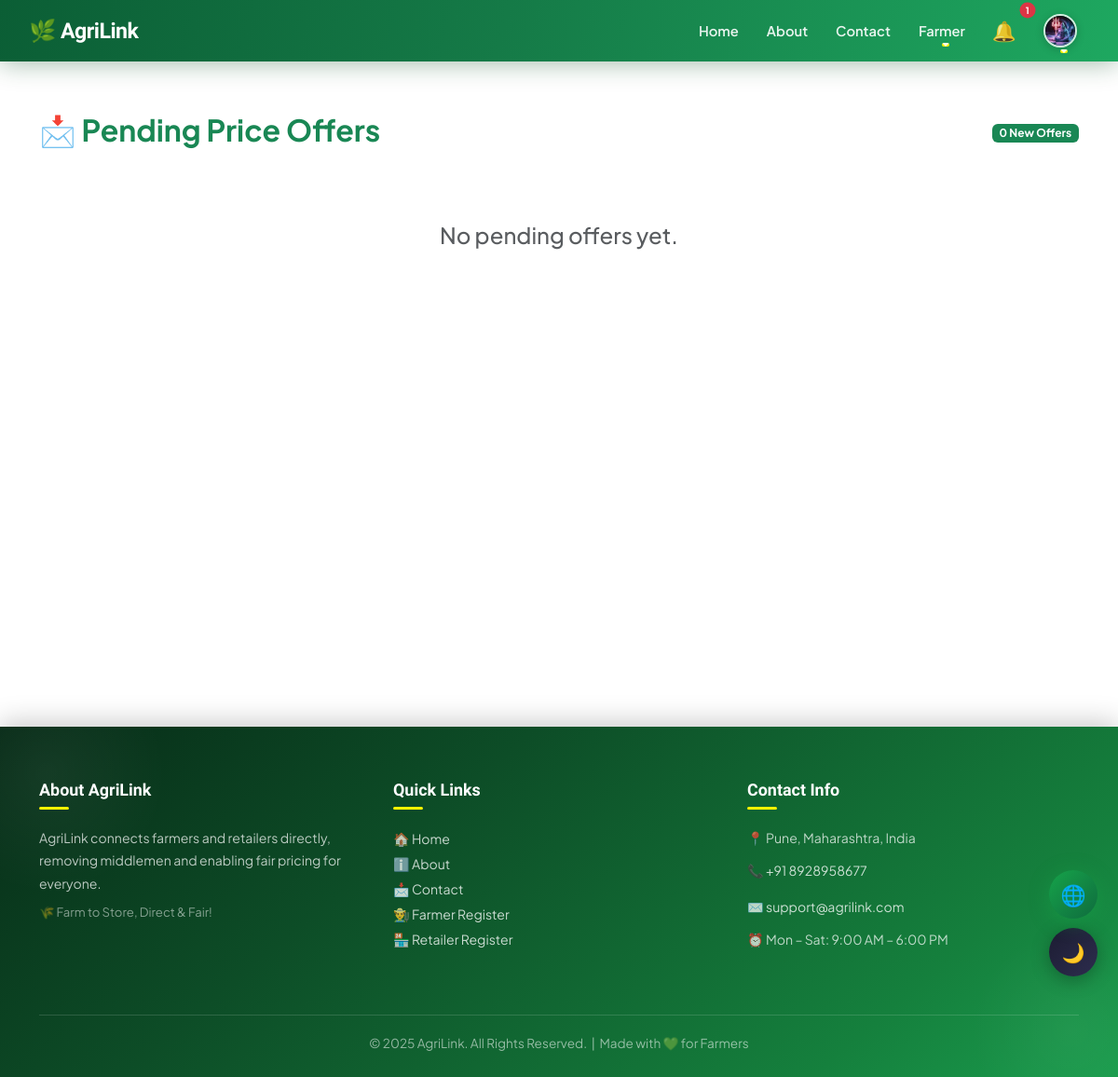
The page /manage_bids/ (signed in) on the database as committed earlier.
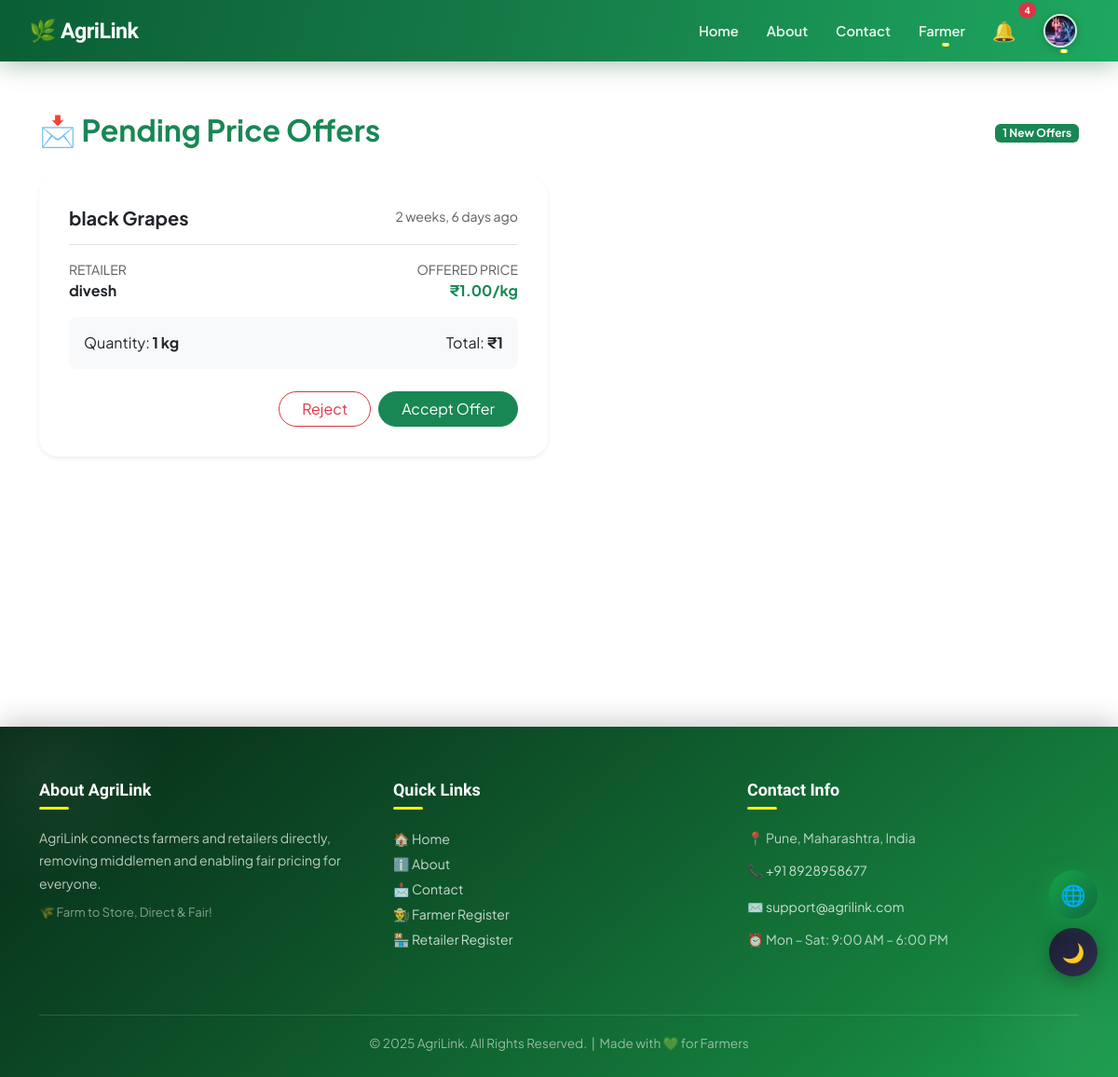
The same page on the database as committed later.
### projectapp/models.py (models this page shows, shortened)
class Bid(models.Model):
    STATUS_CHOICES = [
        ('Pending', 'Pending'),
        ('Accepted', 'Accepted'),
        ('Rejected', 'Rejected'),
    ]
    product = models.ForeignKey(Product, on_delete=models.CASCADE)
    retailer = models.ForeignKey(Retailer, on_delete=models.CASCADE) # Aapke model ke hisaab se use karein
    farmer = models.ForeignKey(Farmer, on_delete=models.CASCADE)
    proposed_price = models.DecimalField(max_digits=10, decimal_places=2)
    quantity = models.IntegerField()
    status = models.CharField(max_length=20, choices=STATUS_CHOICES, default='Pending')
    created_at = models.DateTimeField(auto_now_add=True)

class Product(models.Model):
    product = models.CharField(max_length=100)
    description = models.TextField()
    created_at = models.DateTimeField(default=timezone.now)
    price = models.FloatField()
    latitude = models.FloatField(null=True, blank=True)
    longitude = models.FloatField(null=True, blank=True)
    quantity = models.IntegerField()
    location = models.CharField(max_length=50)
    image = models.ImageField(upload_to='product_images/', blank=True, null=True)
    farmer = models.ForeignKey('Farmer', on_delete=models.CASCADE, related_name='products')

class Retailer(models.Model):
    name = models.CharField(max_length=100)
    email = models.EmailField(unique=True)
    password = models.CharField(max_length=128)
    contact = models.CharField(max_length=15)
    address = models.TextField()
    city = models.CharField(max_length=50, blank=True, null=True)
    pincode = models.CharField(max_length=6, blank=True, null=True)
    gender = models.CharField(max_length=10)
    shop_number = models.CharField(max_length=50)
    gst_number = models.CharField(max_length=15)
    first_login = models.BooleanField(default=True)
    profile_image = models.ImageField(upload_to='profiles/', default='profiles/default.jpg')
    email_verified = models.BooleanField(default=False)
    email_otp = models.CharField(max_length=6, blank=True, null=True)
    latitude = models.FloatField(null=True, blank=True)   # 🆕
    longitude = models.FloatField(null=True, blank=True)  # 🆕

### projectapp/views.py (the view)
# urls.py: path('manage_bids/', views.manage_bids, name='manage_bids'),
def manage_bids(request):
    farmer_id = request.session.get("id")
    user_type = request.session.get("user_type")
    if not farmer_id or user_type != "farmer":
        messages.error(request, "Only farmers allowed")
        return redirect("farmer_login")
    farmer = get_object_or_404(Farmer, id=farmer_id)
    bids = Bid.objects.filter(
        farmer=farmer,
        status="Pending"
    ).order_by("-created_at")
    return render(request, "farmer_bids.html", {"bids": bids})

### projectapp/context_processors.py (called while the page is built)
def navbar_notifications(request):
    user_type = request.session.get('user_type')
    name = request.session.get('name')
    notes = []
    if user_type == "farmer" and name:
        notes = Notification.objects.filter(receiver_farmer__name=name, is_read=False).order_by('-timestamp')
    elif user_type == "retailer" and name:
        notes = Notification.objects.filter(receiver_retailer__name=name, is_read=False).order_by('-timestamp')
    elif user_type == "driver" and name:
        notes = Notification.objects.filter(receiver_driver__name=name, is_read=False).order_by('-timestamp')
    return {'navbar_notes': notes, 'user_type': user_type}

### projectapp/templates/farmer_bids.html
{% extends 'master.html' %}
{% block body %}
<div class="container" style="margin-top: 120px;">
    <div class="d-flex justify-content-between align-items-center mb-4">
        <h2 class="fw-bold text-success">📩 Pending Price Offers</h2>
        <span class="badge bg-success">{{ bids.count }} New Offers</span>
    </div>
    <div class="row">
        {% for bid in bids %}
        <div class="col-md-6 mb-4">
            <div class="card shadow-sm border-0 p-3" style="border-radius: 20px;">
                <div class="card-body">
                    <div class="d-flex justify-content-between border-bottom pb-2 mb-3">
                        <h5 class="fw-bold">{{ bid.product.product }}</h5>
                        <span class="text-muted small">{{ bid.created_at|timesince }} ago</span>
                    </div>
                    <div class="row mb-3">
                        <div class="col-6">
                            <label class="text-muted small d-block">RETAILER</label>
                            <span class="fw-bold">{{ bid.retailer.name }}</span>
                        </div>
                        <div class="col-6 text-end">
                            <label class="text-muted small d-block">OFFERED PRICE</label>
                            <span class="text-success fw-bold">₹{{ bid.proposed_price }}/kg</span>
                        </div>
                    </div>
                    <div class="bg-light p-3 rounded-3 mb-4 d-flex justify-content-between">
                        <span>Quantity: <strong>{{ bid.quantity }} kg</strong></span>
                        <span>Total: <strong>₹{{ bid.proposed_price|add:0 }}</strong> </span>
                    </div>
                    <div class="d-grid gap-2 d-md-flex justify-content-md-end">
                        <a href="{% url 'reject_bid' bid.id %}" class="btn btn-outline-danger rounded-pill px-4">Reject</a>
                        <a href="{% url 'accept_bid' bid.id %}" class="btn btn-success rounded-pill px-4">Accept Offer</a>
                    </div>
                </div>
            </div>
        </div>
        {% empty %}
        <div class="col-12 text-center py-5">
            <h4 class="text-muted">No pending offers yet.</h4>
        </div>
        {% endfor %}
    </div>
</div>
{% endblock %}

Rows that differ between the two databases and show on the page:
added Bid: product.product "black Grapes", created_at "2 weeks, 6 days", retailer.name "divesh", proposed_price "1.00", quantity "1", proposed_price|add "1"
Other text that changed with them:
{{ navbar_notes|length }}: "1" → "4"
{{ bids.count }}: "0" → "1"
text no longer shown: "No pending offers yet."
